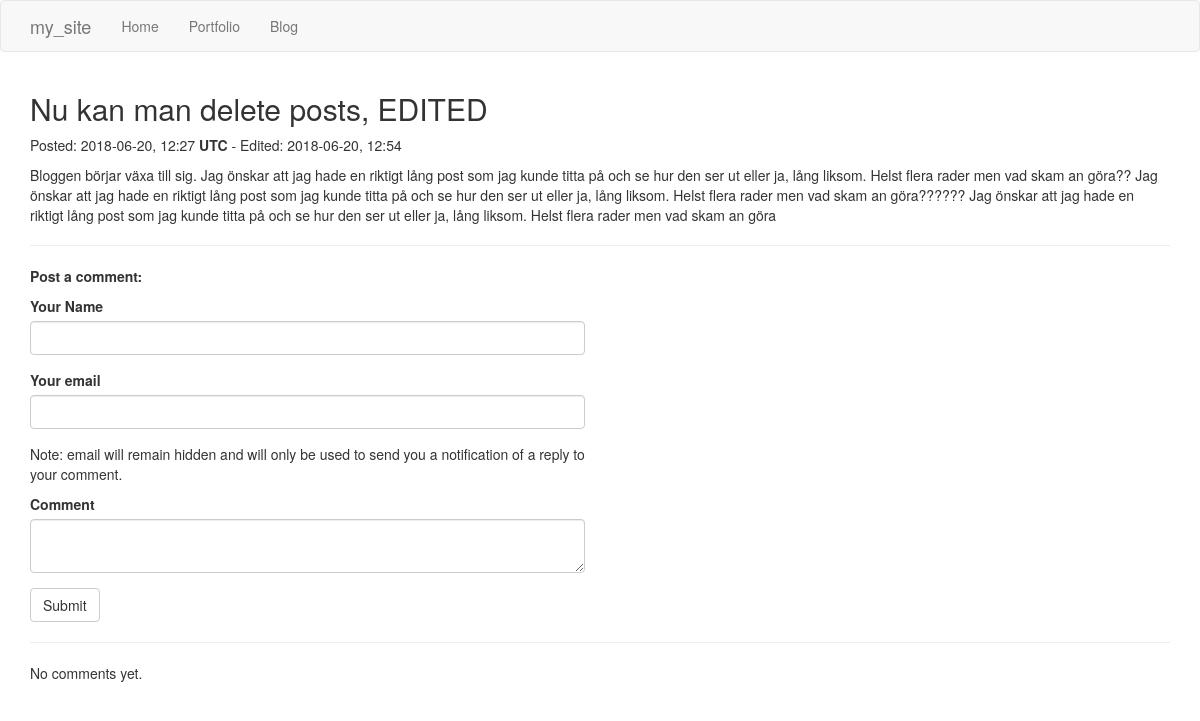
Before: /blog/post/7 with the older database file.
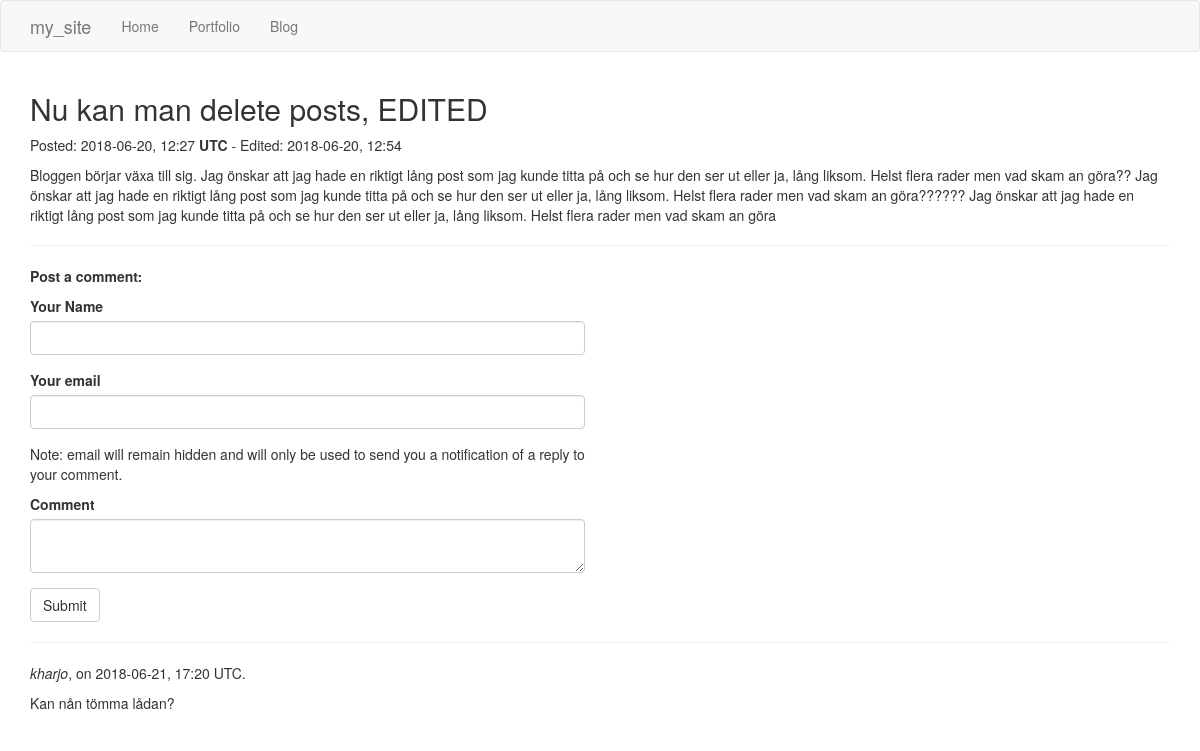
After: the same page with the newer database file.
### app/models.py (models this page shows, shortened)
class BlogPost(db.Model):
    id = db.Column(db.Integer, primary_key=True)
    title = db.Column(db.String(100))
    body = db.Column(db.String(1000))
    timestamp = db.Column(db.DateTime, index=True, default=datetime.utcnow)
    comments = db.relationship('BlogComment', backref='blog_post',
                               lazy='dynamic')
    last_edit = db.Column(db.DateTime, index=True)

class BlogComment(db.Model):
    id = db.Column(db.Integer, primary_key=True)
    author = db.Column(db.String(64))
    body = db.Column(db.String(500))
    timestamp = db.Column(db.DateTime, index=True, default=datetime.utcnow)
    post_id = db.Column(db.Integer, db.ForeignKey('blog_post.id'))
    email = db.Column(db.String(120), index=True)

### app/routes.py (the view)
@app.route('/blog/post/<post_id>', methods=['GET', 'POST'])
def post(post_id):
    form = BlogCommentForm()
    post = BlogPost.query.filter_by(id=int(post_id)).first_or_404()
    comments = BlogComment.query.filter_by(post_id=int(post_id)).all()
    if form.validate_on_submit():
        comment = BlogComment(author=form.comment_author.data,
                              body=form.comment_body.data,
                              email=form.comment_email.data,
                              post_id=int(form.post_id.data))
        db.session.add(comment)
        db.session.commit()
        flash('Your comment has been submitted. Thank you!')
        return redirect(url_for('post', post_id=post.id))
    elif request.method == 'GET':
        form.post_id.data = post.id
    return render_template('post.html', form=form, post=post,
                           comments=comments)

### app/forms.py
class BlogCommentForm(FlaskForm):
    comment_author = TextField('Your Name', validators=[
        DataRequired(), Length(min=1, max=100)])
    comment_email = TextField('Your email', validators=[Email()])
    comment_body = TextAreaField('Comment', validators=[
        DataRequired(), Length(min=1, max=1000)])
    post_id = HiddenField('', validators=[DataRequired()])
    submit = SubmitField('Submit')

### app/templates/post.html (shortened to what this page needs)
{% extends "base.html" %}
{% import 'bootstrap/wtf.html' as wtf %}
{% block app_content %}
    <div id="post">
        <h2>{{ post.title }}</h2>
        <p>
            Posted:
            {{ post.timestamp.strftime("%Y-%m-%d, %H:%M") }} <b>UTC</b>
            {% if post.last_edit %}
            - Edited: {{ post.last_edit.strftime("%Y-%m-%d, %H:%M") }}
            {% endif %}
        </p>
        <p style="white-space: pre-wrap;">{{ post.body }}</p>
    </div>
    <hr>
    <div class="row">
        <div class="col-md-6">
            <p style="font-weight:bold;">Post a comment:</p>
            <form action="" method="post">
                {{ wtf.form_field(form.comment_author) }}
                {{ wtf.form_field(form.comment_email) }}
                <p>
                    Note: email will remain hidden and will only be used to send you a notification of a reply to your comment.
                </p>
                {{ wtf.form_field(form.comment_body) }}
                {{ wtf.form_field(form.submit) }}
            </form>
        </div>
    </div>
    <hr>
    <div id="comments">
        {% if comments %}
            {% for comment in comments %}
                <p><i>{{ comment.author }}</i>, on {{ comment.timestamp.strftime("%Y-%m-%d, %H:%M") }} UTC.</p>
                <p style="white-space: pre-wrap;">{{ comment.body }}</p>
            {% endfor %}
        {% else %}
            <p>No comments yet.</p>
        {% endif %}
    </div>
{% endblock %}

### app/templates/base.html (shortened to what this page needs)
{% extends 'bootstrap/base.html' %}
{% block navbar %}
    <nav class="navbar navbar-default">
        <div class="container">
            <div class="navbar-header">
                <a class="navbar-brand" href="{{ url_for('index') }}">my_site</a>
            </div>
            <div class="collapse navbar-collapse" id="bs-example-navbar-collapse-1">
                <ul class="nav navbar-nav">
                    <li><a href="{{ url_for('index') }}">Home</a></li>
                    <li><a href="{{ url_for('index') }}">Portfolio</a></li>
                    <li><a href="{{ url_for('index') }}">Blog</a></li>
                </ul>
            </div>
        </div>
    </nav>
{% endblock %}
{% block content %}
    <div class="container">
        {% block app_content %}{% endblock %}
    </div>
{% endblock %}

Changed rows visible on the page:
added BlogComment: author "kharjo", timestamp "2018-06-21, 17:20", body "Kan nån tömma lådan?"
Other visible differences:
text no longer shown: "No comments yet."
